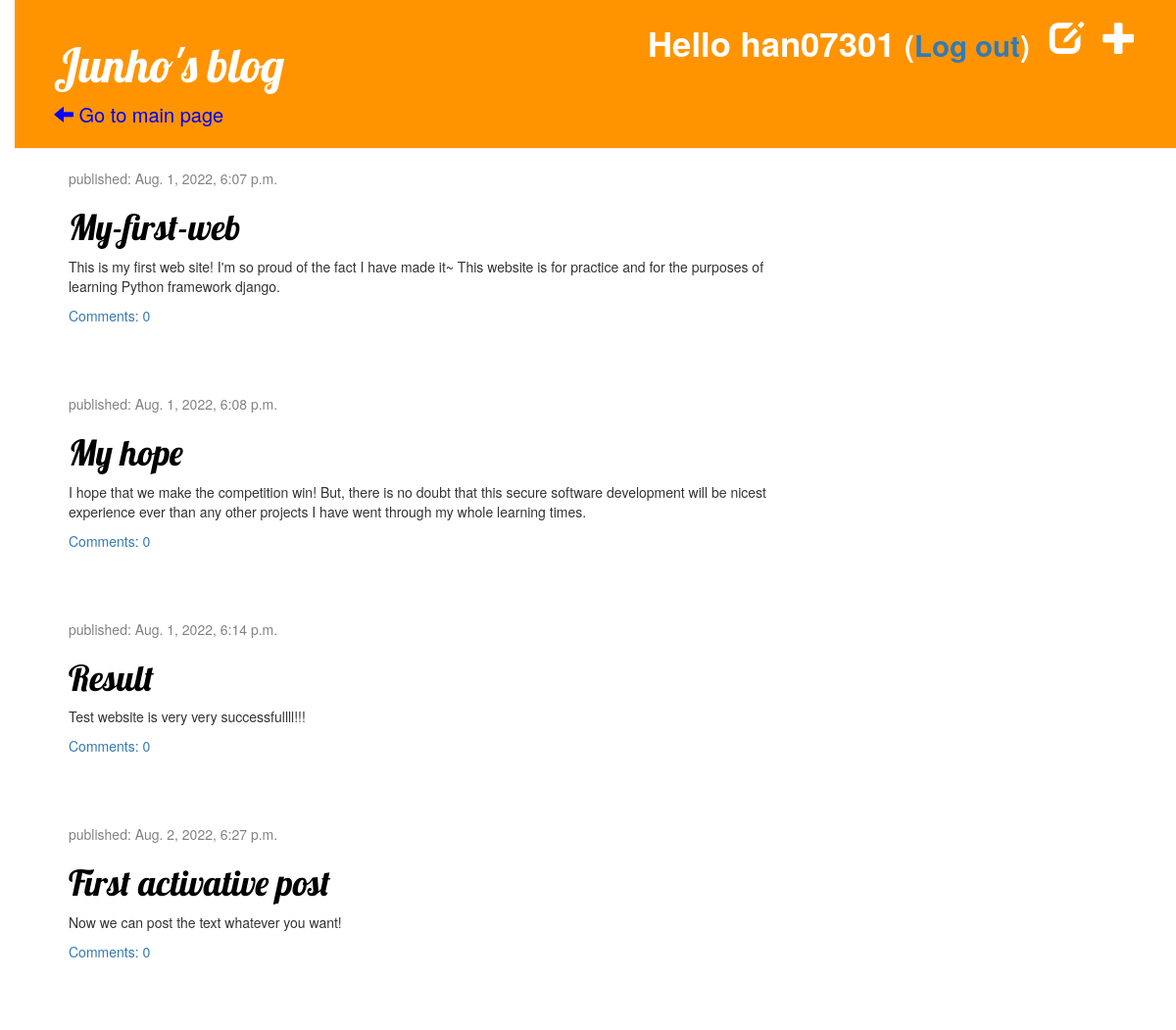
Before: / (signed in) with the older database file.
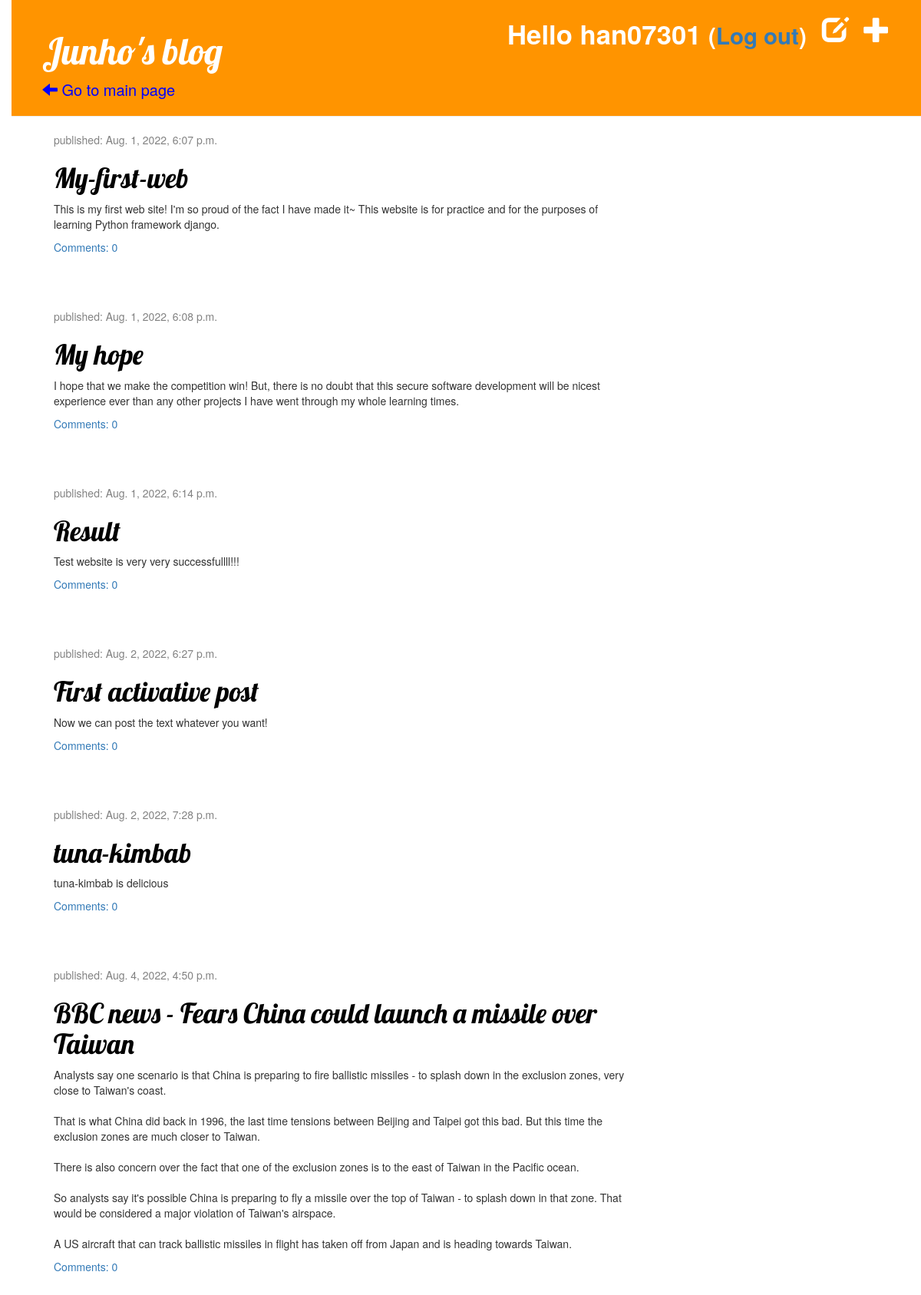
After: the same page with the newer database file.
### blog/models.py (models this page shows, shortened)
class Post(models.Model):
    author = models.ForeignKey(settings.AUTH_USER_MODEL, on_delete=models.CASCADE)
    title = models.CharField(max_length=200)
    text = models.TextField()
    created_date = models.DateTimeField(
        default = timezone.now)
    published_date = models.DateTimeField(
        blank=True, null=True)
    def approved_comments(self):
        return self.comments.filter(approved_comment=True)

### blog/views.py (the view)
# urls.py: path('', views.post_list, name='post_list'),
def post_list(request):
    posts = Post.objects.filter(published_date__lte=timezone.now()).order_by('published_date')
    return render(request, 'blog/post_list.html', {"posts":posts})

### blog/templates/blog/post_list.html
{% extends 'blog/base.html' %}
{% block content %}
    {% for post in posts %}
        <div class="post">
            <div class="date">
                <p>published: {{ post.published_date }}</p>
            </div>
            <h1><a href="{% url 'post_detail' pk=post.pk %}">{{ post.title }}</a></h1>
            <p>{{ post.text|linebreaksbr }}</p>
        <a href="{% url 'post_detail' pk=post.pk %}">Comments: {{post.approved_comments.count}}</a>
        </div>
    {% endfor %}
{% endblock %}

### blog/templates/blog/base.html (shortened to what this page needs)
{% load static %}
<html>
    <head>
        <link rel="stylesheet" href="//maxcdn.bootstrapcdn.com/bootstrap/3.2.0/css/bootstrap.min.css">
        <link rel="stylesheet" href="//maxcdn.bootstrapcdn.com/bootstrap/3.2.0/css/bootstrap-theme.min.css">
        <link rel="stylesheet" href="{% static 'css/blog.css' %}">
    </head>
    <body>
        <div class="page-header">
            {% if user.is_authenticated %}
                <a href="{% url 'post_new' %}" class="top-menu"><span class="glyphicon glyphicon-plus"></span></a>
                <a href="{% url 'post_draft_list' %}" class="top-menu"><span class="glyphicon glyphicon-edit"></span></a>
                <p class="top-menu-text">Hello {{user.username}} <small>(<a href="{% url 'logout' %}">Log out</a>)</small></p>
            {% else %}
                <a href="{% url 'login' %}" class="top-menu"><span class="glyphicon glyphicon-lock"></span></a>
            {% endif %}
            <h1><a href="">Junho's blog</a></h1>
            <a href="{% url 'post_list' %}" class="text"><span class="glyphicon glyphicon-arrow-left"></span> Go to main page</a>
        </div>
        <div class="content container">
            <div class="row">
                <div class="col-md-8">
                    {% block content %}
                    {% endblock %}
                </div>
            </div>
        </div>
    </body>
</html>

### blog/static/css/blog.css (style rules this page uses)
.page-header { background-color: #ff9400; margin-top: 0; padding: 20px 20px 20px 40px; }
.page-header h1, .page-header h1 a, .page-header h1 a:visited, .page-header h1 a:active { color: #ffffff; font-size: 36pt; text-decoration: none; }
.content { margin-left: 40px; }
h1, h2, h3, h4 { font-family: 'Lobster', cursive; }
.date { color: #828282; }
.top-menu, .top-menu:hover, .top-menu:visited { color: #ffffff; float: right; font-size: 26pt; margin-right: 20px; }
.top-menu-text { color: #ffffff; float: right; font-size: 26pt; margin-right: 20px; font-weight: bold; }
.post { margin-bottom: 70px; }
.post h1 a, .post h1 a:visited { color: #000000; }
.text { color: blue; font-size: 15pt; }
h1 a { color: #FCA205; font-family: 'Lobster'; }
body { padding-left: 15px; }

Changed rows visible on the page:
added Post: published_date "Aug. 2, 2022, 7:28 p.m.", title "tuna-kimbab", text "tuna-kimbab is delicious", approved_comments.count "0"
added Post: published_date "Aug. 4, 2022, 4:50 p.m.", title "BBC news - Fears China could launch a missile over Taiwan", text "Analysts say one scenario is that China is preparing to fire ballistic missiles - to splash down in the exclusion zones, very close to Taiwan's coast. That is what China did back in 1996, the last time tensions between Beijing and Taipei got this bad. But this time the exclusion zones are much closer to Taiwan. There is also concern over the fact that one of the exclusion zones is to the east of Taiwan in the Pacific ocean. So analysts say it's possible China is preparing to fly a missile over the top of Taiwan - to splash down in that zone. That would be considered a major violation of Taiwan's airspace. A US aircraft that can track ballistic missiles in flight has taken off from Japan and…", approved_comments.count "0"
